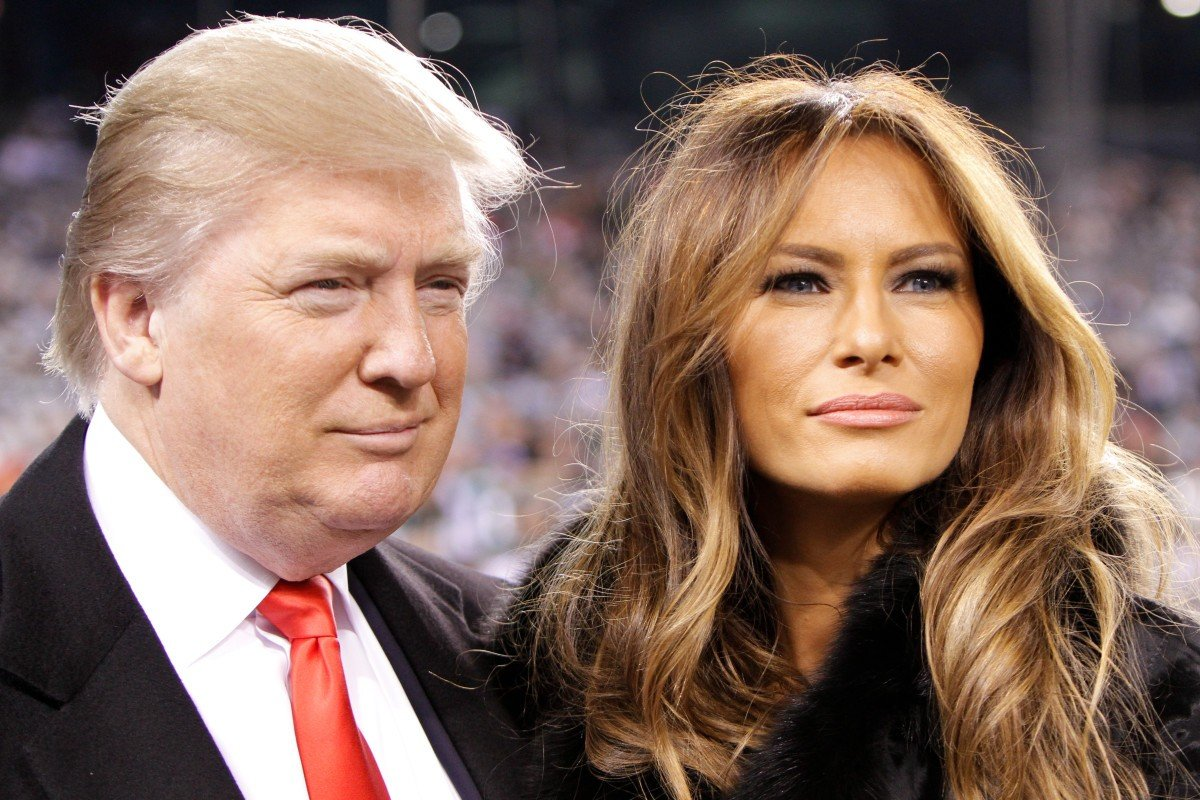
#> input picture test_1.jpg, 1200 x 800 px
$ jupyter execute 'Задание_лекция_биометрия.ipynb'   (shell and % lines are left out)
#> lines starting #> are read from the running program, lines starting #| are printed output that depends on the picture; after the words box and inside, x2 and y2 are one past the last pixel; in counts of white or black regions, pixels touching at a corner belong together
[cell 1]
import numpy as np
import cv2

[cell 2]
#load the xml files for face detection into the program
face_cascade=cv2.CascadeClassifier('/content/drive/MyDrive/Colabs/ННГАСУ/haarcascade_frontalface_default.xml')
smile_cascade=cv2.CascadeClassifier('/content/drive/MyDrive/Colabs/ННГАСУ/haarcascade_smile.xml')
eye_cascade=cv2.CascadeClassifier('/content/drive/MyDrive/Colabs/ННГАСУ/haarcascade_eye.xml')

[cell 3]
from google.colab import drive
drive.mount('/content/drive/')
%cd /content/drive/MyDrive/Colabs/ННГАСУ/
#read the image for furthur editing
image_name = 'test_1.jpg'
image = cv2.imread(image_name)
#> image is the input picture: shape (800, 1200, 3); mean B, G, R 96.4, 108.1, 134.2

[cell 4]
from google.colab.patches import cv2_imshow
#show the original image
#https://upload.wikimedia.org/wikipedia/commons/thumb/7/7a/Google_team_group_photo_with_Vanhanen.jpg/640px-Google_team_group_photo_with_Vanhanen.jpg
cv2_imshow(image)
cv2.waitKey(100)

[cell 5]
if image_name == 'test_2.jpg':
  faces = face_cascade.detectMultiScale(image, 2, 3)
  smile = smile_cascade.detectMultiScale(image, 2, 6)
  eye = eye_cascade.detectMultiScale(image, 1.6, 5)
else:
  faces = face_cascade.detectMultiScale(image, 4.6, 1)
#> faces = [[389, 284, 24, 24], [959, 368, 110, 110]]
  smile = smile_cascade.detectMultiScale(image, 4.1, 24)
#> smile = [[791, 385, 148, 74], [303, 406, 148, 74]]
  eye = eye_cascade.detectMultiScale(image, 6.3, 1)
#> eye = [[743, 214, 126, 126]]

[cell 6]
#convert the RBG image to gray scale image
gray_image = cv2.cvtColor(image, cv2.COLOR_BGR2GRAY)
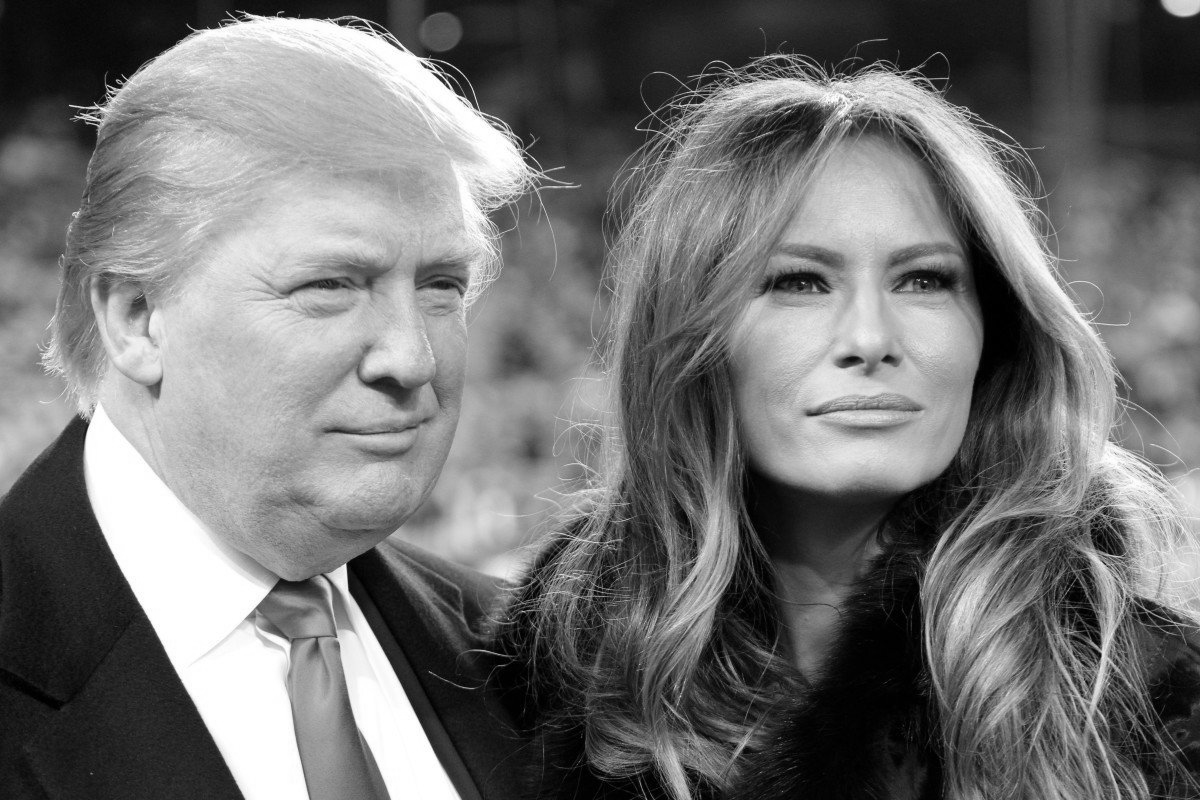
#> gray_image: shape (800, 1200); min 0, max 255, mean 114.6

[cell 7]
for(x, y, w, h) in eye:
  cv2.rectangle(image, (x, y), (x+w, y+h), (255, 0, 0), 2) #blue
  roi_gray = gray_image[y:y+h, x:x+w]
  roi_color = image[y:y+h, x:x+w]
#> this loop made 1 pass
#> pass 1, `roi_gray = gray_image[y:y+h, x:x+w]`:
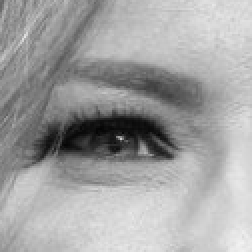
#> roi_gray: shape (126, 126) (shown 2 times larger); min 4, max 242, mean 162.2
#> after the loop:
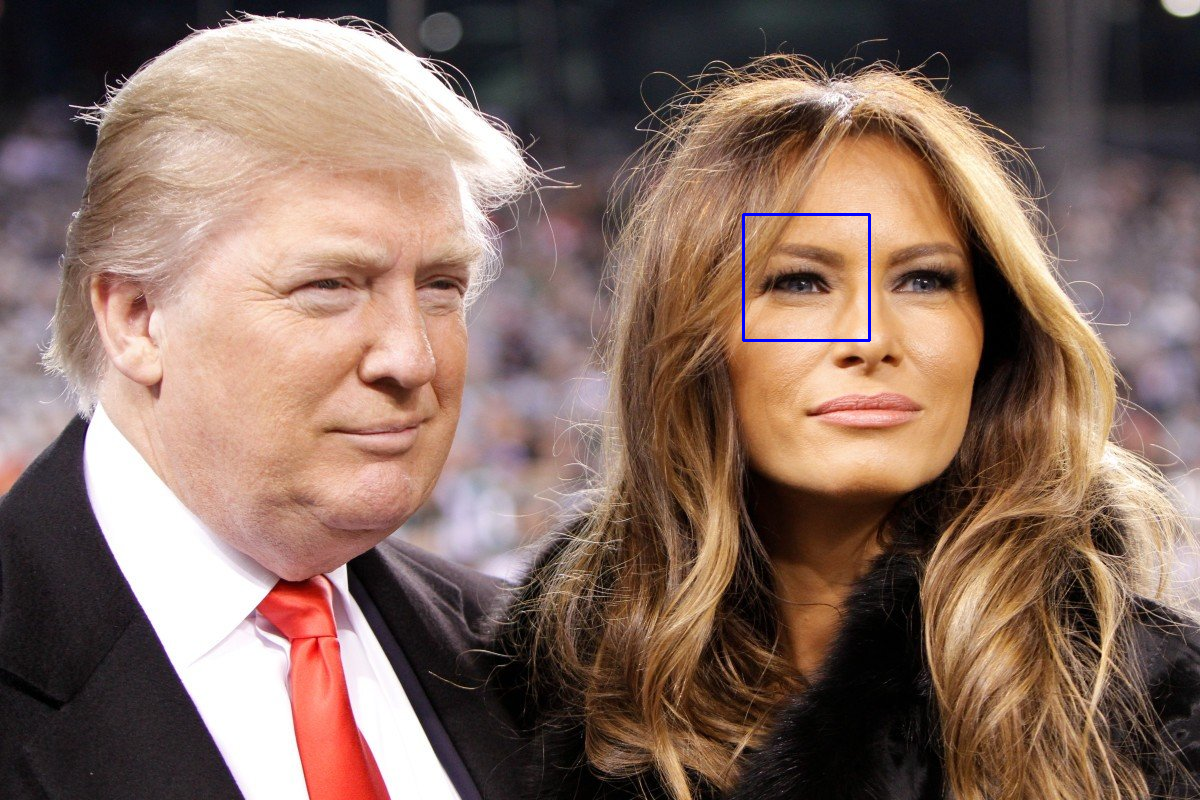
#> image: shape (800, 1200, 3); 0.16% of pixels changed, all inside (x1, y1, x2, y2) = (742, 213, 871, 342)

[cell 8]
for(x, y, w, h) in smile:
  cv2.rectangle(image, (x, y), (x+w, y+h), (0, 255, 0), 2) #зеленый
  roi_gray = gray_image[y:y+h, x:x+w]
  roi_color = image[y:y+h, x:x+w]
#> this loop made 2 passes
#> pass 1, `roi_gray = gray_image[y:y+h, x:x+w]`:
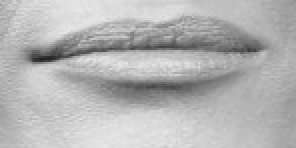
#> roi_gray: shape (74, 148) (shown 2 times larger); min 33, max 231, mean 180.5
#> pass 1, `roi_color = image[y:y+h, x:x+w]`:
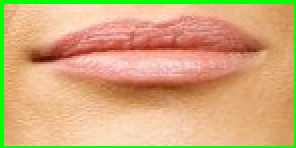
#> roi_color: shape (74, 148, 3) (shown 2 times larger); mean B, G, R 122.2, 171.4, 211.8
#> after the loop:
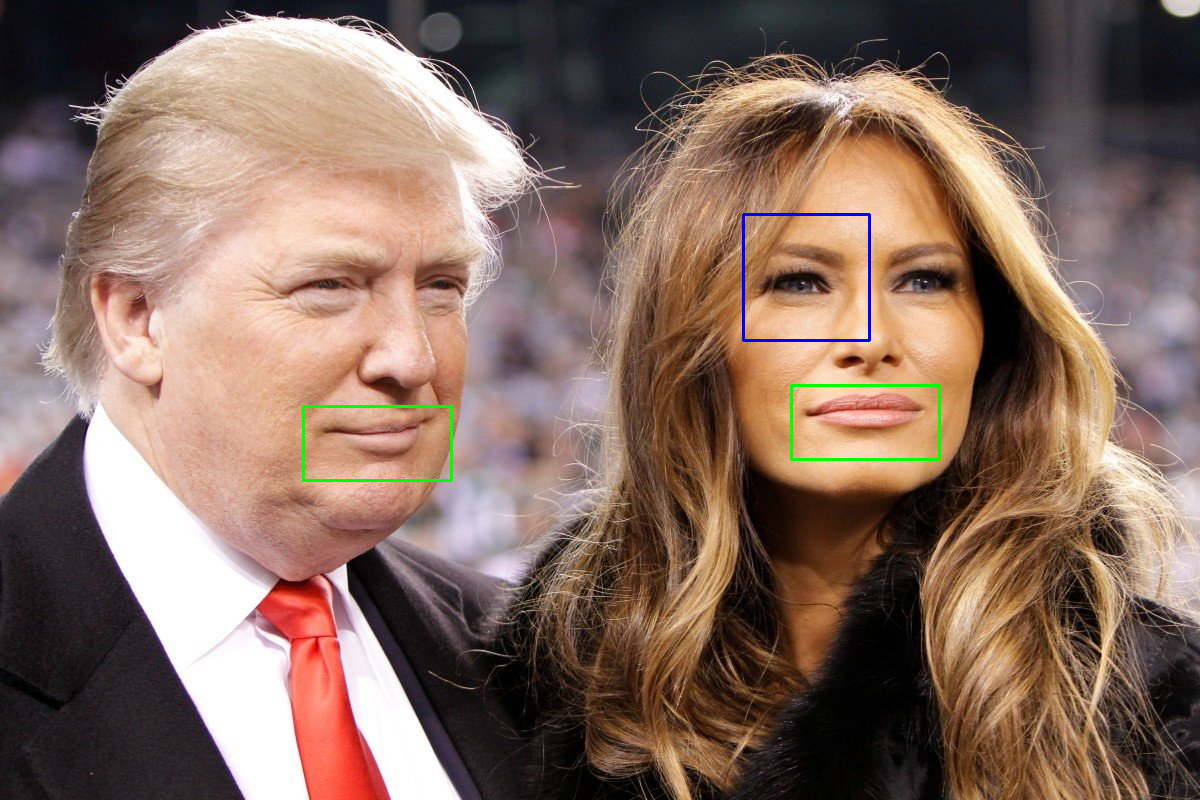
#> image: shape (800, 1200, 3); 0.28% of pixels changed, all inside (x1, y1, x2, y2) = (302, 384, 941, 482)

[cell 9]
#iteration through the faces array and draw a rectangle
for(x, y, w, h) in faces:
  cv2.rectangle(image, (x, y), (x+w, y+h), (0, 0, 255), 2) #red
  roi_gray = gray_image[y:y+h, x:x+w]
  roi_color = image[y:y+h, x:x+w]
#> this loop made 2 passes
#> pass 1, `roi_color = image[y:y+h, x:x+w]`:
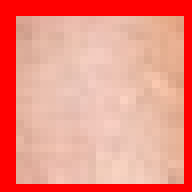
#> roi_color: shape (24, 24, 3) (shown 8 times larger); mean B, G, R 130.2, 144.1, 238.3
#> pass 2, `roi_gray = gray_image[y:y+h, x:x+w]`:
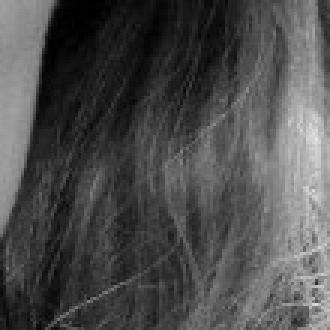
#> roi_gray: shape (110, 110) (shown 3 times larger); min 0, max 231, mean 77
#> pass 2, `roi_color = image[y:y+h, x:x+w]`:
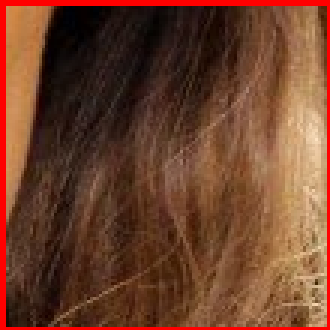
#> roi_color: shape (110, 110, 3) (shown 3 times larger); mean B, G, R 43, 64.8, 111.2
#> after the loop:
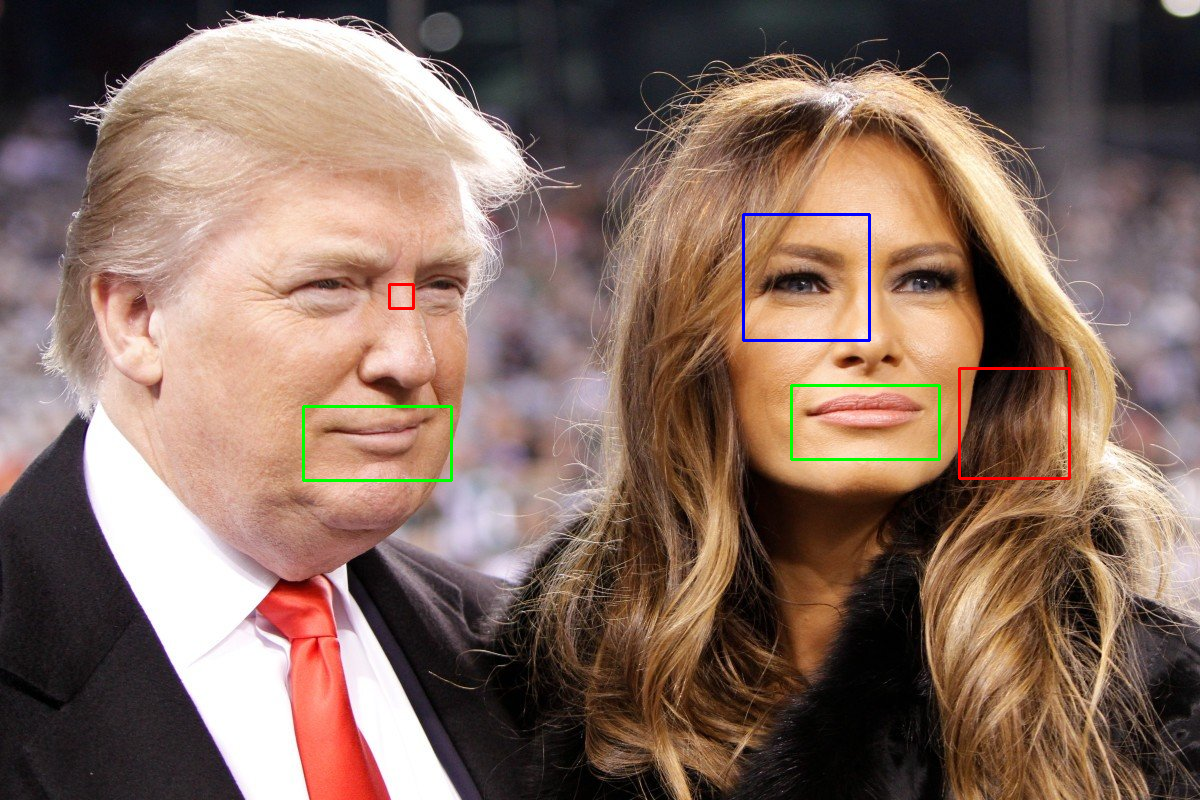
#> image: shape (800, 1200, 3); 0.17% of pixels changed, all inside (x1, y1, x2, y2) = (388, 283, 1071, 480)

[cell 10]
#show the final image after detection
cv2_imshow(image)
cv2.waitKey()
#> Out = 27

$ run again, with test_3.jpg copied over test_1.jpg
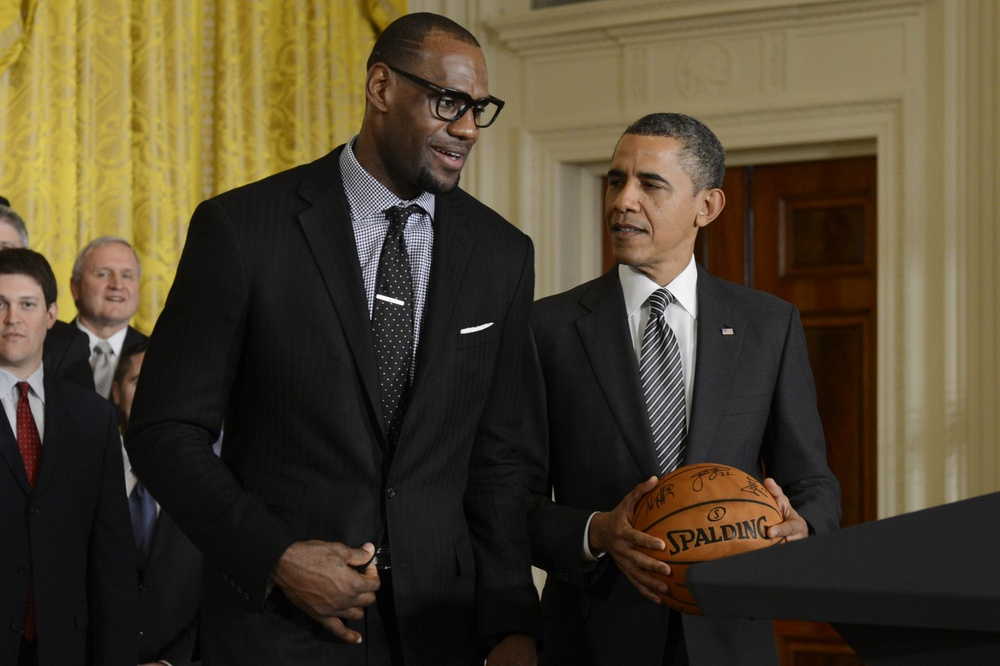
#> input picture test_3.jpg, 1000 x 666 px, shrunk from 2560 x 1704 before the run
#> image is the input picture: shape (666, 1000, 3); mean B, G, R 46.9, 67.4, 77.9
#> faces = [[577, 142, 110, 110]]
#> smile = ()
#> eye = [[605, 175, 20, 20], [116, 265, 20, 20], [102, 288, 20, 20], [17, 294, 20, 20]]
#> the loop `for(x, y, w, h) in eye:` made 4 passes
#> (x, y) on passes 1 to 4: (605, 175), (116, 265), (102, 288), (17, 294)
#> after the loop `for(x, y, w, h) in eye:`:
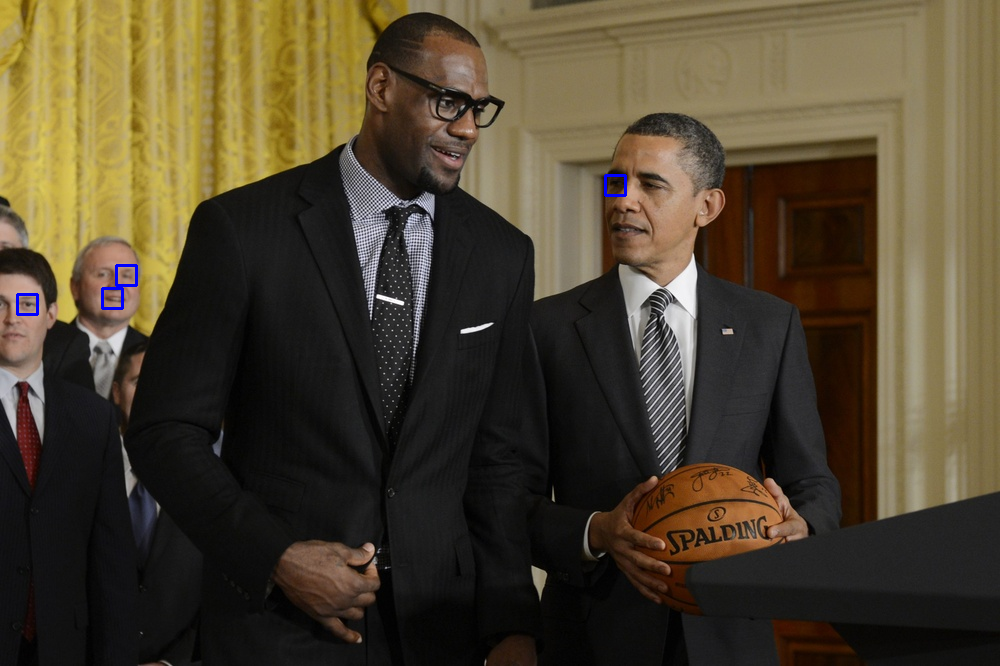
#> image: shape (666, 1000, 3); 0.14% of pixels changed, all inside (x1, y1, x2, y2) = (16, 174, 627, 316)
#> the loop `for(x, y, w, h) in faces:` made 1 pass
#> after the loop `for(x, y, w, h) in faces:`:
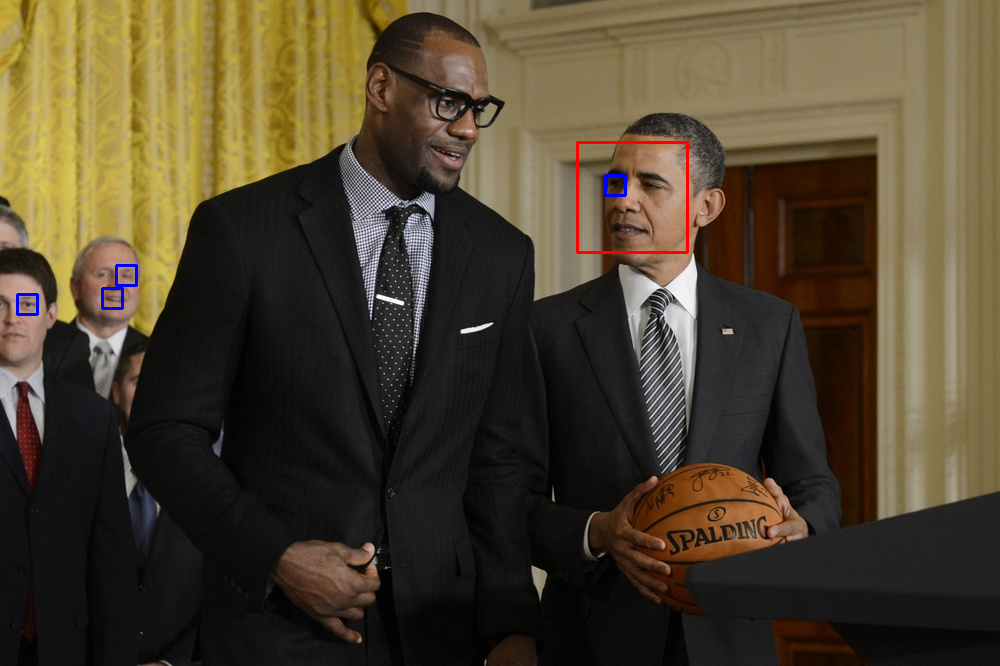
#> image: shape (666, 1000, 3); 0.2% of pixels changed, all inside (x1, y1, x2, y2) = (576, 141, 689, 254)
#> Out = 27

$ run again, with GATES.jpg copied over test_1.jpg
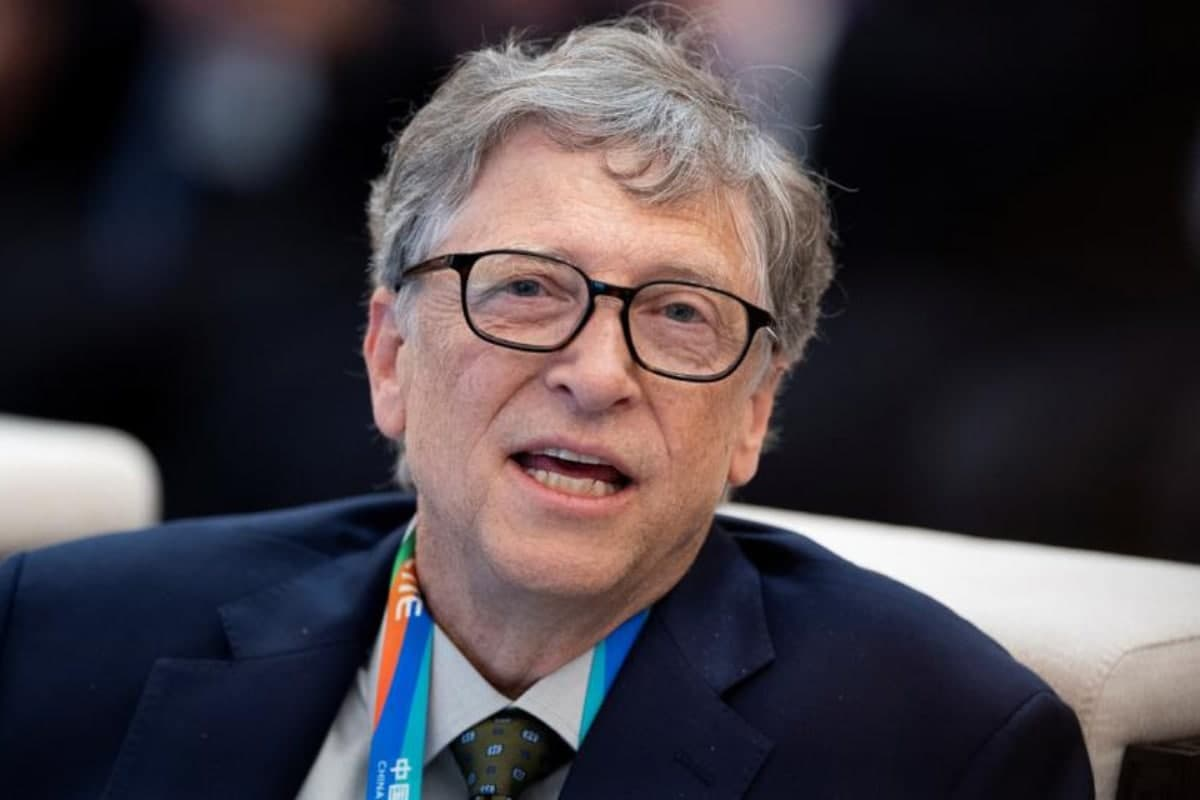
#> input picture GATES.jpg, 1200 x 800 px
#> image is the input picture: shape (800, 1200, 3); mean B, G, R 67, 61.4, 68
#> faces = [[318, 96, 508, 508]]
#> smile = [[457, 292, 148, 74]]
#> eye = [[660, 26, 20, 20], [665, 84, 20, 20], [725, 107, 20, 20], [506, 412, 126, 126]]
#> the loop `for(x, y, w, h) in eye:` made 4 passes
#> the loop `for(x, y, w, h) in smile:` made 1 pass
#> the loop `for(x, y, w, h) in faces:` made 1 pass
#> after the loop `for(x, y, w, h) in faces:`:
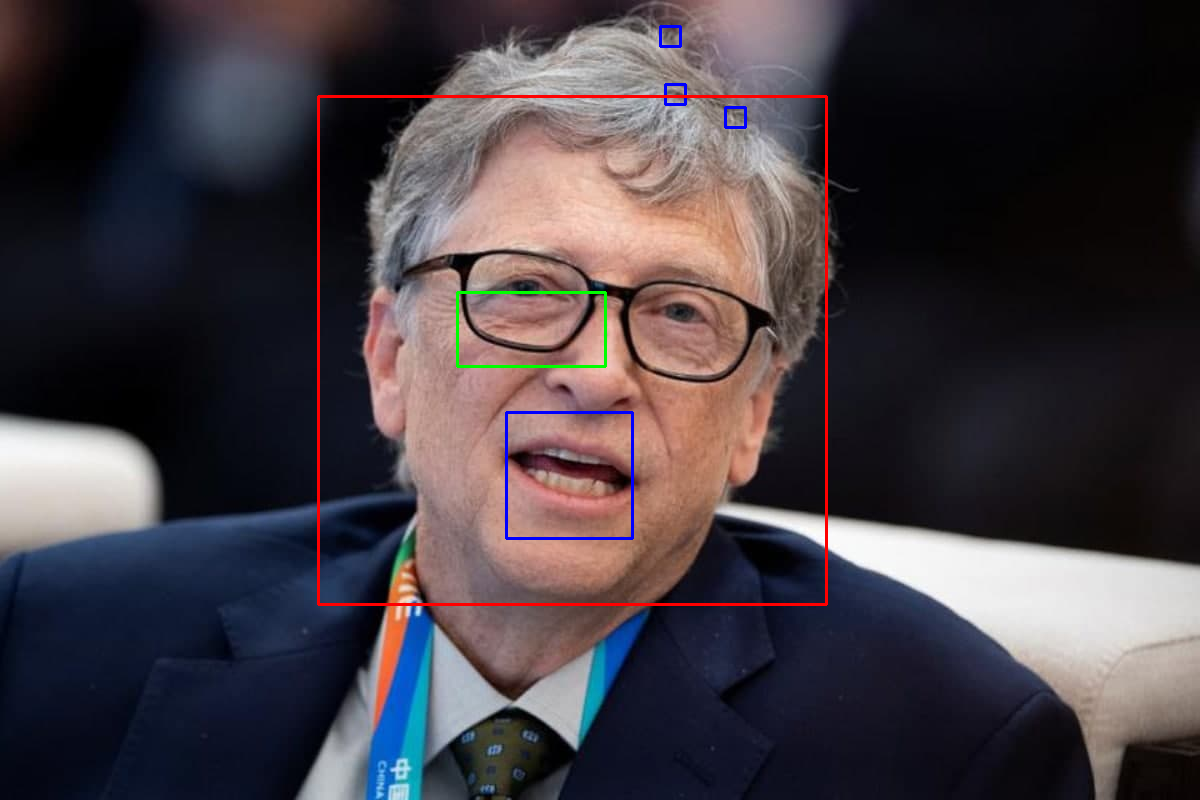
#> image: shape (800, 1200, 3); mean B, G, R 66.7, 60.9, 68.6
#> Out = 27
